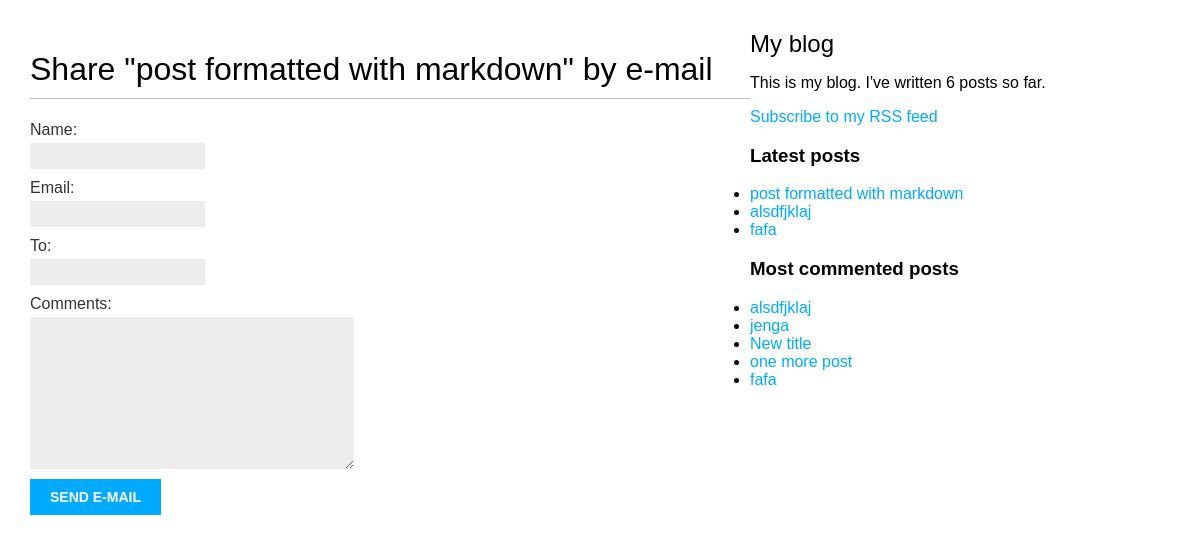
The page /blog/7/share/ on the database its author committed.
### blog/models.py (models this page shows, shortened)
class Post(models.Model):
    STATUS_CHOICES = (
        ('draft', 'Draft'),
        ('published', 'Published'),
    )
    tags = TaggableManager()
    title = models.CharField(max_length=250)
    slug = models.SlugField(max_length=250, unique_for_date='publish')
    author = models.ForeignKey(User, on_delete=models.CASCADE, related_name='blog_posts')
    body = models.TextField()
    publish = models.DateTimeField(default=timezone.now)
    created = models.DateTimeField(auto_now_add=True)
    updated = models.DateTimeField(auto_now=True)
    status = models.CharField(max_length=10, choices=STATUS_CHOICES, default='draft')
    objects = models.Manager()
    published = PublishedManager()
    draft = DraftManager()
    class Meta:
        ordering = ('-publish',)
    def get_absolute_url(self):
        return reverse('blog:post_detail',
                       args=[self.publish.year,
                             self.publish.month,
                             self.publish.day,
                             self.slug])

### blog/views.py (the view)
# urls.py: path('<int:post_id>/share/', views.post_share, name='post_share'),
def post_share(request, post_id):
    post = get_object_or_404(Post, id=post_id, status='published')
    sent = False
    if request.method == 'POST':
        form = EmailPostForm(request.POST)
        if form.is_valid():
            cd = form.cleaned_data
            post_url = request.build_absolute_uri(post.get_absolute_url())
            subject = '{} ({}) recommends you reading "{}"'.format(cd['name'], cd['email'], post.title)
            message = 'Read "{}" at {}\n\n{}\'s comments: {}'.format(post.title, post_url, cd['name'], cd['comments'])
            send_mail(subject, message, 'admin@myblog.com', [cd['to']])
            sent = True
    else:
        form = EmailPostForm()
    return render(request, 'blog/post/share.html', {
        'post': post,
        'form': form,
        'sent': sent
    })

### blog/forms.py
class EmailPostForm(forms.Form):
    name = forms.CharField(max_length=25)
    email = forms.EmailField()
    to = forms.EmailField()
    comments = forms.CharField(required=False, widget=forms.Textarea)

### blog/models.py (called while the page is built)
    def get_queryset(self):
        return super(PublishedManager, self).get_queryset().filter(status='published')

### blog/templatetags/blog_tags.py (called while the page is built)
@register.simple_tag
def total_posts():
    return Post.published.count()

@register.inclusion_tag('blog/post/latest_posts.html')
def show_latest_posts(count=5):
    latest_posts = Post.published.order_by('-publish')[:count]
    return {'latest_posts': latest_posts}

@register.simple_tag
def get_most_commented_posts(count=5):
    return Post.published.annotate(
        total_comments=Count('comments')
    ).order_by('-total_comments')[:count]

### blog/templates/blog/post/share.html (shortened to what this page needs)
{% extends "blog/base.html" %}
{% block content %}
{% if sent %}
<h1>E-mail successfully sent</h1>
<p>
    "{{ post.title }}" was successfully sent to {{ form.cleaned_data.to }}.
</p>
{% else %}
<h1>Share "{{ post.title }}" by e-mail</h1>
<form action="." method="post">
    {{ form.as_p }}
    <input type="submit" value="Send e-mail">
</form>
{% endif %}
{% endblock %}

### blog/templates/blog/base.html (shortened to what this page needs)
{% load blog_tags %}
{% load static %}
<!DOCTYPE html>
<html>
<head>
    <link href="{% static "css/blog.css" %}" rel="stylesheet">
</head>
<body>
<div id="content">
    {% block content %}
    {% endblock %}
</div>
<div id="siderbar">
    <h2>My blog</h2>
    <p>This is my blog. I've written {% total_posts %} posts so far.</p>
    <p><a href="{% url 'blog:post_feed' %}">Subscribe to my RSS feed</a> </p>
    <h3>Latest posts</h3>
    {% show_latest_posts 3 %}
    <h3>Most commented posts</h3>
    {% get_most_commented_posts as most_commented_posts %}
    <ul>
        {% for post in most_commented_posts %}
        <li>
            <a href="{{ post.get_absolute_url }}">{{ post.title }}</a>
        </li>
        {% endfor %}
    </ul>
</div>
</body>
</body>
</html>

### blog/templates/blog/post/latest_posts.html
<ul>
    {% for post in latest_posts %}
    <li>
        <a href="{{ post.get_absolute_url }}">{{ post.title }}</a>
    </li>
    {% endfor %}
</ul>

### blog/static/css/blog.css (style rules this page uses)
body { margin:0; padding:0; font-family:helvetica, sans-serif; }
a { color:#00abff; text-decoration:none; }
h1 { font-weight:normal; border-bottom:1px solid #bbb; padding:0 0 10px 0; }
h2 { font-weight:normal; margin:30px 0 0; }
#content { float:left; width:60%; padding:0 0 0 30px; }
label { float:left; clear:both; color:#333; margin-bottom:4px; }
input, textarea { clear:both; float:left; margin:0 0 10px; background:#ededed; border:0; padding:6px 10px; font-size:12px; }
input[type=submit] { font-weight:bold; background:#00abff; color:#fff; padding:10px 20px; font-size:14px; text-transform:uppercase; }

### rows shown on the page
Post: title "post formatted with markdown"
Post: title "alsdfjklaj"
Post: title "fafa"
Post: title "jenga"
Post: title "New title"
Post: title "one more post"
